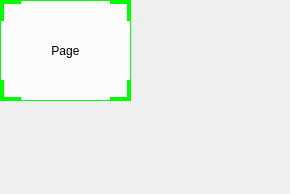
<?xml version="1.0" encoding="UTF-8"?>
<ui version="4.0">
 <class>MainWindow</class>
 <widget class="QWidget" name="MainWindow">
  <property name="geometry">
   <rect>
    <x>0</x>
    <y>0</y>
    <width>290</width>
    <height>194</height>
   </rect>
  </property>
  <property name="windowTitle">
   <string>Form</string>
  </property>
  <property name="styleSheet">
   <string notr="true"/>
  </property>
  <widget class="QFrame" name="frame">
   <property name="geometry">
    <rect>
     <x>0</x>
     <y>0</y>
     <width>131</width>
     <height>101</height>
    </rect>
   </property>
   <property name="styleSheet">
    <string notr="true">background: rgba(255,255,255,0.8);
border: 1px solid #00FF00;
</string>
   </property>
   <property name="frameShape">
    <enum>QFrame::Shape::NoFrame</enum>
   </property>
   <property name="frameShadow">
    <enum>QFrame::Shadow::Plain</enum>
   </property>
   <property name="lineWidth">
    <number>0</number>
   </property>
   <layout class="QGridLayout" name="gridLayout">
    <property name="leftMargin">
     <number>0</number>
    </property>
    <property name="topMargin">
     <number>0</number>
    </property>
    <property name="rightMargin">
     <number>0</number>
    </property>
    <property name="bottomMargin">
     <number>0</number>
    </property>
    <property name="spacing">
     <number>0</number>
    </property>
    <item row="0" column="0">
     <widget class="QLabel" name="lbl_lt">
      <property name="sizePolicy">
       <sizepolicy hsizetype="Fixed" vsizetype="Fixed">
        <horstretch>0</horstretch>
        <verstretch>0</verstretch>
       </sizepolicy>
      </property>
      <property name="minimumSize">
       <size>
        <width>20</width>
        <height>20</height>
       </size>
      </property>
      <property name="maximumSize">
       <size>
        <width>20</width>
        <height>20</height>
       </size>
      </property>
      <property name="cursor">
       <cursorShape>SizeFDiagCursor</cursorShape>
      </property>
      <property name="mouseTracking">
       <bool>true</bool>
      </property>
      <property name="styleSheet">
       <string notr="true">border-width: 3px 0px 0px 3px;
background-color: rgba(255,255,255,0);
</string>
      </property>
      <property name="text">
       <string/>
      </property>
     </widget>
    </item>
    <item row="0" column="2">
     <widget class="QLabel" name="lbl_rt">
      <property name="sizePolicy">
       <sizepolicy hsizetype="Fixed" vsizetype="Fixed">
        <horstretch>0</horstretch>
        <verstretch>0</verstretch>
       </sizepolicy>
      </property>
      <property name="minimumSize">
       <size>
        <width>20</width>
        <height>20</height>
       </size>
      </property>
      <property name="maximumSize">
       <size>
        <width>20</width>
        <height>20</height>
       </size>
      </property>
      <property name="cursor">
       <cursorShape>SizeBDiagCursor</cursorShape>
      </property>
      <property name="styleSheet">
       <string notr="true">border-width: 3px 3px 0px 0px;
background-color: rgba(255,255,255,0);
</string>
      </property>
      <property name="text">
       <string/>
      </property>
      <property name="alignment">
       <set>Qt::AlignmentFlag::AlignRight|Qt::AlignmentFlag::AlignTrailing|Qt::AlignmentFlag::AlignVCenter</set>
      </property>
     </widget>
    </item>
    <item row="1" column="1">
     <widget class="QLabel" name="lbl_center">
      <property name="cursor">
       <cursorShape>SizeAllCursor</cursorShape>
      </property>
      <property name="mouseTracking">
       <bool>false</bool>
      </property>
      <property name="styleSheet">
       <string notr="true">border: 0px;
background-color: rgba(255,255,255,0);
color:#000000;</string>
      </property>
      <property name="text">
       <string>Page</string>
      </property>
      <property name="alignment">
       <set>Qt::AlignmentFlag::AlignCenter</set>
      </property>
     </widget>
    </item>
    <item row="2" column="0">
     <widget class="QLabel" name="lbl_lb">
      <property name="sizePolicy">
       <sizepolicy hsizetype="Fixed" vsizetype="Fixed">
        <horstretch>0</horstretch>
        <verstretch>0</verstretch>
       </sizepolicy>
      </property>
      <property name="minimumSize">
       <size>
        <width>20</width>
        <height>20</height>
       </size>
      </property>
      <property name="maximumSize">
       <size>
        <width>20</width>
        <height>20</height>
       </size>
      </property>
      <property name="cursor">
       <cursorShape>SizeBDiagCursor</cursorShape>
      </property>
      <property name="styleSheet">
       <string notr="true">border-width: 0px 0px 3px 3px;
background-color: rgba(255,255,255,0);</string>
      </property>
      <property name="text">
       <string/>
      </property>
      <property name="alignment">
       <set>Qt::AlignmentFlag::AlignLeading|Qt::AlignmentFlag::AlignLeft|Qt::AlignmentFlag::AlignVCenter</set>
      </property>
     </widget>
    </item>
    <item row="2" column="2">
     <widget class="QLabel" name="lbl_rb">
      <property name="sizePolicy">
       <sizepolicy hsizetype="Fixed" vsizetype="Fixed">
        <horstretch>0</horstretch>
        <verstretch>0</verstretch>
       </sizepolicy>
      </property>
      <property name="minimumSize">
       <size>
        <width>20</width>
        <height>20</height>
       </size>
      </property>
      <property name="maximumSize">
       <size>
        <width>20</width>
        <height>20</height>
       </size>
      </property>
      <property name="cursor">
       <cursorShape>SizeFDiagCursor</cursorShape>
      </property>
      <property name="styleSheet">
       <string notr="true">border-width: 0px 3px 3px 0px;
background-color: rgba(255,255,255,0);
</string>
      </property>
      <property name="text">
       <string/>
      </property>
      <property name="alignment">
       <set>Qt::AlignmentFlag::AlignRight|Qt::AlignmentFlag::AlignTrailing|Qt::AlignmentFlag::AlignVCenter</set>
      </property>
     </widget>
    </item>
    <item row="2" column="1">
     <widget class="QLabel" name="lbl_b">
      <property name="sizePolicy">
       <sizepolicy hsizetype="Expanding" vsizetype="Preferred">
        <horstretch>0</horstretch>
        <verstretch>0</verstretch>
       </sizepolicy>
      </property>
      <property name="cursor">
       <cursorShape>SizeVerCursor</cursorShape>
      </property>
      <property name="styleSheet">
       <string notr="true">border: 0px;
background-color: rgba(255,255,255,0);</string>
      </property>
      <property name="text">
       <string/>
      </property>
     </widget>
    </item>
    <item row="0" column="1">
     <widget class="QLabel" name="lbl_t">
      <property name="sizePolicy">
       <sizepolicy hsizetype="Expanding" vsizetype="Preferred">
        <horstretch>0</horstretch>
        <verstretch>0</verstretch>
       </sizepolicy>
      </property>
      <property name="cursor">
       <cursorShape>SizeVerCursor</cursorShape>
      </property>
      <property name="styleSheet">
       <string notr="true">border: 0px;
background-color: rgba(255,255,255,0);</string>
      </property>
      <property name="text">
       <string/>
      </property>
     </widget>
    </item>
    <item row="1" column="0">
     <widget class="QLabel" name="lbl_l">
      <property name="sizePolicy">
       <sizepolicy hsizetype="Preferred" vsizetype="Expanding">
        <horstretch>0</horstretch>
        <verstretch>0</verstretch>
       </sizepolicy>
      </property>
      <property name="cursor">
       <cursorShape>SizeHorCursor</cursorShape>
      </property>
      <property name="styleSheet">
       <string notr="true">border: 0px;
background-color: rgba(255,255,255,0);</string>
      </property>
      <property name="text">
       <string/>
      </property>
     </widget>
    </item>
    <item row="1" column="2">
     <widget class="QLabel" name="lbl_r">
      <property name="sizePolicy">
       <sizepolicy hsizetype="Preferred" vsizetype="Expanding">
        <horstretch>0</horstretch>
        <verstretch>0</verstretch>
       </sizepolicy>
      </property>
      <property name="cursor">
       <cursorShape>SizeHorCursor</cursorShape>
      </property>
      <property name="styleSheet">
       <string notr="true">border: 0px;
background-color: rgba(255,255,255,0);</string>
      </property>
      <property name="text">
       <string/>
      </property>
     </widget>
    </item>
   </layout>
  </widget>
 </widget>
 <resources>
  <include location="resources.qrc"/>
 </resources>
 <connections/>
</ui>
